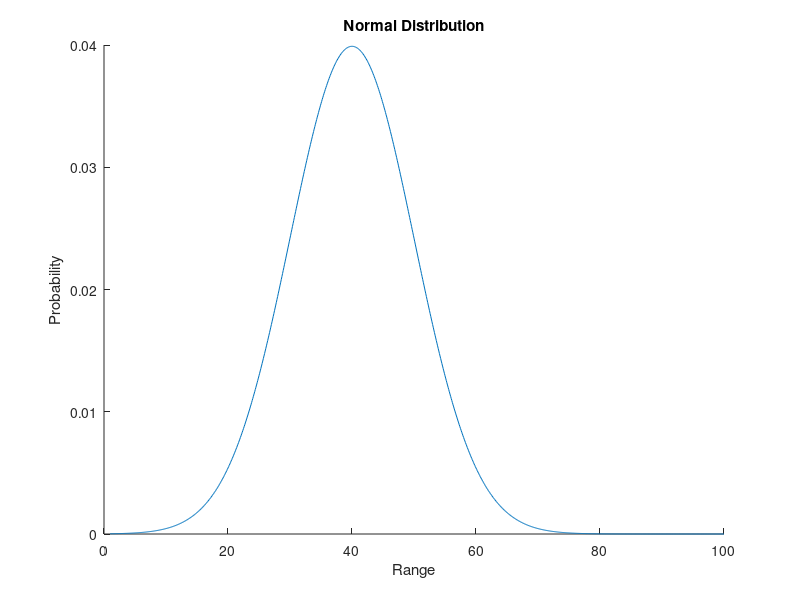

Source code (MATLAB): (Note: this script raises an error after producing the figure.)
close all 
clear all
clc
%Fit probability Distribution to data

load examgrades
x = grades(:, 1);
x_pdf = [1:0.1:100];
num_samples = 1000;
x_test = reshape([1:1:num_samples], [], 1);

%---NORMAL------
disp("Normal")
mu_true = 40;
sigma_true = 10;
pd_true = makedist('Normal','mu',mu_true,'sigma',sigma_true);
y_true = pdf(pd_true, x_test);
%rng('default') % For reproducibility
for i = 1:num_samples
    y_true(i) = random(pd_true);
end

pd = fitdist(y_true, 'Normal');
disp("mu_true:" + pd_true.mu)
disp("mu_exp:" + pd.mu)
disp("sigma_true:" + pd_true.sigma)
disp("sigma_exp:"  +pd.sigma)
y = pdf(pd, x_pdf);
yt = pdf(pd_true, x_pdf);
figure('Name', "Normal fitting")
%histogram(y_true,'Normalization','pdf');
line(x_pdf, yt);
title("Normal Distribution")
xlabel('Range') 
ylabel('Probability') 

%--binomial---
disp("Binomial")
pd_true = makedist('binomial', 'N', 30, 'p', 0.25);
for i = 1:num_samples
    y_true(i) = random(pd_true);
end
pd = fitdist(y_true, 'binomial','NTrials',30);
disp("p_true:" + pd_true.p)
disp("p_exp:" + pd.p)
y = pdf(pd, x_pdf);
figure('Name', "Binomial fitting")
histogram(y_true,'Normalization','pdf')
line(x_pdf, y)

%-- Gamma---
disp("Gamma");
pd_true = makedist('Gamma', 'a', 30, 'b', 1);
for i = 1:num_samples
    y_true(i) = random(pd_true);
end 
pd = fitdist(y_true, 'Gamma');
disp("a_true:"+pd_true.a);
disp("a_exp:"+pd.a);
disp("b_true:"+pd_true.b);
disp("b_exp:"+pd.b);
y = pdf(pd, x_pdf);
figure('Name', "Gamma fittin")
histogram(y_true,'Normalization','pdf')
line(x_pdf, y)
